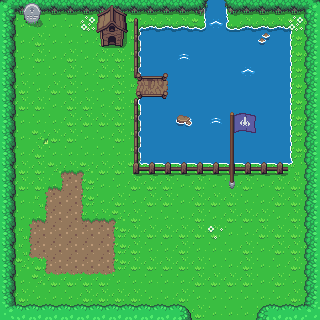

Rendered tile map (Tiled .tmx) drawn with the repository's tilesets; below, a short description and the full map source, tile grids included:
An orthogonal 20x20 tile map with 16x16 px tiles, 3 tile layers (Tile Layer 1, Tile Layer 2, Tile Layer 3) and 18 objects (roomTrigger).

<map version="1.9" tiledversion="1.9.2" orientation="orthogonal" renderorder="right-down" width="20" height="20" tilewidth="16" tileheight="16" infinite="0" nextlayerid="6" nextobjectid="24">
 <tileset firstgid="1" source="../Tileset/Overworld.tsx" />
 <layer id="1" name="Tile Layer 1" width="20" height="20">
  <data encoding="csv">
406,366,366,366,406,366,406,366,406,406,406,406,283,0,285,406,366,366,366,406,
406,406,406,406,406,366,366,406,243,244,244,244,404,0,403,244,244,244,245,366,
406,406,366,406,406,406,366,406,283,284,284,284,284,284,284,284,284,284,285,406,
406,406,366,406,366,406,366,366,283,284,284,81,284,284,284,284,284,284,285,366,
366,406,406,406,366,406,366,366,283,284,284,284,284,284,284,41,284,284,285,406,
406,366,406,366,366,406,406,366,283,284,284,284,284,284,284,284,284,284,285,406,
366,366,366,406,366,366,406,366,283,284,284,284,284,284,284,284,284,284,285,406,
366,406,406,406,366,366,366,366,283,284,284,284,284,81,284,284,284,284,285,366,
406,406,366,366,366,406,406,366,283,284,284,284,284,284,284,284,284,284,285,406,
366,406,366,406,406,406,406,406,283,284,284,284,284,284,284,284,284,284,285,366,
366,366,366,366,406,406,366,366,323,324,324,324,324,324,324,324,324,324,325,406,
406,366,366,406,406,406,406,406,366,366,366,406,366,406,406,366,406,366,366,406,
406,406,406,366,366,366,406,366,406,366,366,406,366,366,366,406,406,366,366,406,
366,406,406,366,406,406,366,366,366,406,406,406,366,406,366,366,366,406,366,406,
366,406,406,366,406,366,366,366,366,366,366,366,366,366,406,406,366,366,366,406,
366,406,406,366,366,366,366,366,366,406,406,366,406,406,406,366,406,366,366,366,
366,406,406,366,406,366,406,366,366,366,366,366,366,406,406,366,406,406,366,406,
406,406,406,366,366,406,406,406,406,406,406,406,366,366,366,366,406,366,406,406,
406,366,406,406,406,366,366,366,366,406,406,366,406,406,406,406,406,406,366,406,
406,366,366,406,366,406,406,366,366,366,406,406,366,406,406,406,406,406,366,406
</data>
 </layer>
 <layer id="2" name="Tile Layer 2" width="20" height="20">
  <data encoding="csv">
648,766,766,766,766,766,766,766,766,766,766,766,687,284,686,766,766,766,766,688,
728,0,0,0,0,444,0,0,681,0,0,0,0,41,0,0,0,0,444,727,
728,0,0,0,0,0,0,0,725,0,0,0,0,0,0,0,0,0,0,727,
728,0,0,0,0,0,0,0,725,0,0,0,0,0,0,0,0,0,0,727,
728,0,0,0,0,0,0,0,721,0,0,0,0,0,0,0,0,0,0,727,
728,0,0,0,0,0,0,0,0,0,0,0,0,0,0,0,0,0,0,727,
728,0,0,0,0,0,0,0,681,0,0,0,0,0,0,0,0,0,0,727,
728,0,0,0,0,0,0,0,725,0,0,0,0,0,0,0,0,0,0,727,
728,0,0,0,0,0,0,0,725,0,0,0,0,0,0,0,0,0,0,727,
728,0,0,0,0,0,0,0,725,0,0,0,0,0,0,0,0,0,0,727,
728,0,0,1161,1162,1163,0,0,723,685,685,685,685,685,685,685,685,685,0,727,
728,0,0,1322,1202,1203,0,0,0,0,0,0,0,0,0,0,0,0,0,727,
728,0,1201,1202,1202,1203,0,0,0,0,0,0,0,0,0,0,0,0,0,727,
728,0,1322,1202,1202,1321,1162,1163,0,0,0,0,0,0,0,0,0,0,0,727,
728,1201,1202,1202,1202,1202,1202,1203,0,0,0,0,0,484,0,0,0,0,0,727,
728,1201,1202,1202,1202,1202,1202,1203,0,0,0,0,0,0,0,0,0,0,0,727,
728,1241,1282,1202,1202,1202,1202,1203,0,0,0,0,0,0,0,0,0,0,0,727,
728,0,1241,1242,1242,1242,1242,0,0,0,0,0,0,0,0,0,0,0,0,727,
728,0,0,0,0,0,0,0,0,0,0,0,0,0,0,0,0,0,0,727,
645,726,726,726,726,726,726,726,726,726,726,647,0,0,0,0,646,726,726,644
</data>
 </layer>
 <layer id="3" name="Tile Layer 3" width="20" height="20">
  <data encoding="csv">
0,236,237,0,0,0,214,215,0,0,0,0,0,0,0,0,0,0,0,0,
0,276,277,0,0,0,254,255,0,0,0,0,0,0,0,0,0,0,0,0,
0,0,0,0,0,0,294,295,0,0,0,0,0,0,0,0,415,0,0,0,
0,0,0,0,0,0,0,0,0,0,0,0,0,0,0,0,0,0,0,0,
0,0,0,0,0,0,0,0,249,250,251,0,0,0,0,0,0,0,0,0,
0,0,0,0,0,0,0,0,289,290,291,0,0,0,0,0,0,0,0,0,
0,0,0,0,0,0,0,0,329,330,331,0,0,0,0,0,0,0,0,0,
0,0,0,0,0,0,0,0,0,0,0,414,0,0,1164,1165,0,0,0,0,
0,0,121,0,0,0,0,0,0,0,0,0,0,0,1204,1205,0,0,0,0,
0,0,0,0,0,0,0,0,0,0,0,0,0,0,1244,0,0,0,0,0,
0,0,0,0,0,0,0,0,0,0,0,0,0,0,1244,0,0,0,0,0,
0,0,0,0,0,0,0,0,0,0,0,0,0,0,1125,0,0,0,0,0,
0,0,0,0,0,0,0,0,0,0,0,0,0,0,0,0,0,0,0,0,
0,0,0,0,0,0,0,0,0,0,0,0,0,0,0,0,0,0,0,0,
0,0,0,0,0,0,0,0,0,0,0,0,0,0,0,0,0,0,0,0,
0,0,0,0,0,0,0,0,0,0,0,0,0,0,0,0,0,0,0,0,
0,0,0,0,0,0,0,0,0,0,0,0,0,0,0,0,0,0,0,0,
0,0,0,0,0,0,0,0,0,0,0,0,0,0,0,0,0,0,0,0,
0,0,0,0,0,0,0,0,0,0,0,0,0,0,0,0,0,0,0,0,
0,0,0,0,0,0,0,0,0,0,0,0,0,0,0,0,0,0,0,0
</data>
 </layer>
 <objectgroup id="4" name="Collision Mask">
  <object id="1" x="0" y="304" width="192" height="16" />
  <object id="2" x="272" y="304" width="48" height="16" />
  <object id="4" x="304" y="0" width="16" height="304" />
  <object id="5" x="224" y="0" width="80" height="16" />
  <object id="6" x="0" y="0" width="208" height="16" />
  <object id="7" x="0" y="16" width="16" height="288" />
  <object id="8" x="96" y="0" width="32" height="48" />
  <object id="9" x="22.75" y="15.75" width="19.25" height="12" />
  <object id="10" x="139.75" y="27" width="0.5" />
  <object id="12" x="139.5" y="28" width="151.75" height="47" />
  <object id="13" x="139.75" y="97.25" width="151" height="65.75" />
  <object id="14" x="168.25" y="75" width="122.25" height="22" />
  <object id="15" x="133.25" y="18.5" width="6.75" height="59.75" />
  <object id="16" x="132" y="96.75" width="8.25" height="78.25" />
  <object id="17" x="140" y="163.5" width="150.5" height="10.75" />
  <object id="19" x="256" y="304" width="16" height="16" />
  <object id="21" x="228.333" y="180.333" width="7" height="7.66667" />
 </objectgroup>
 <objectgroup id="5" name="Triggers">
  <object id="23" template="../Types/DownTrigger.tx" class="roomTrigger" x="191.961" y="318.075" />
 </objectgroup>
</map>
